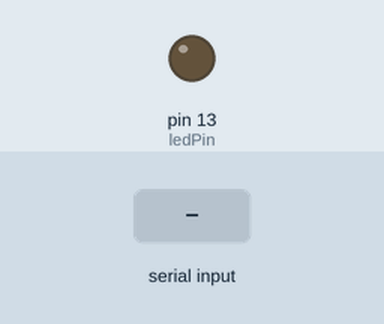
Simulated run of this sketch. Board: Arduino Uno, built with avr-gcc and run on an emulated ATmega328P. On the bench: output pins drawn as LEDs (lit = HIGH). The test bench sets the inputs (shaded band).

Above: at 1.2 s.
1.3 s: "ON\n" received over Serial
At 2.2 s:
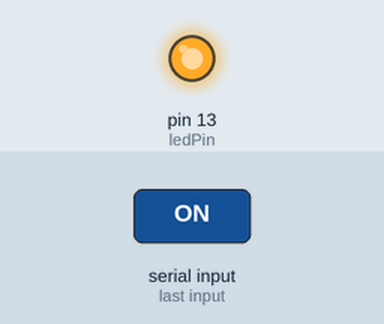
2.8 s: "OFF\n" received over Serial
At 3.4 s:
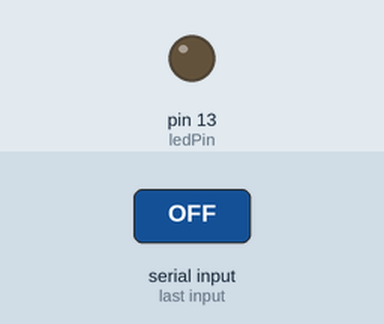
Timing chart, 0 to 5.8 s (numbered marks = the images above; inputs shaded):
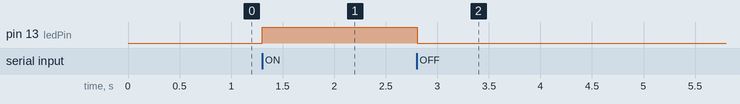

The sketch:

blink-led-13.ino
```cpp
int ledPin = 13;
String command = "";

void setup() {
  pinMode(ledPin, OUTPUT);
  Serial.begin(9600);
}

void loop() {
  while (Serial.available()) {
    char c = Serial.read();

    if (c == '\n') {
      command.trim();

      if (command == "ON") {
        digitalWrite(ledPin, HIGH);
      }
      else if (command == "OFF") {
        digitalWrite(ledPin, LOW);
      }

      command = ""; // reset
    } else {
      command += c;
    }
  }
}
```

Measured:
- after the input at 1.3 s, pin 13 (ledPin): LOW → HIGH at once
- after the input at 2.8 s, pin 13 (ledPin): HIGH → LOW at once
